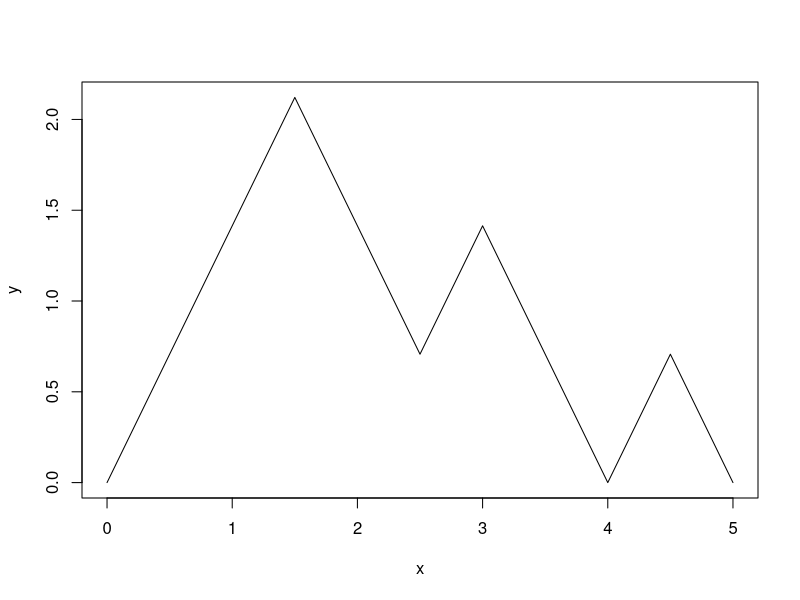
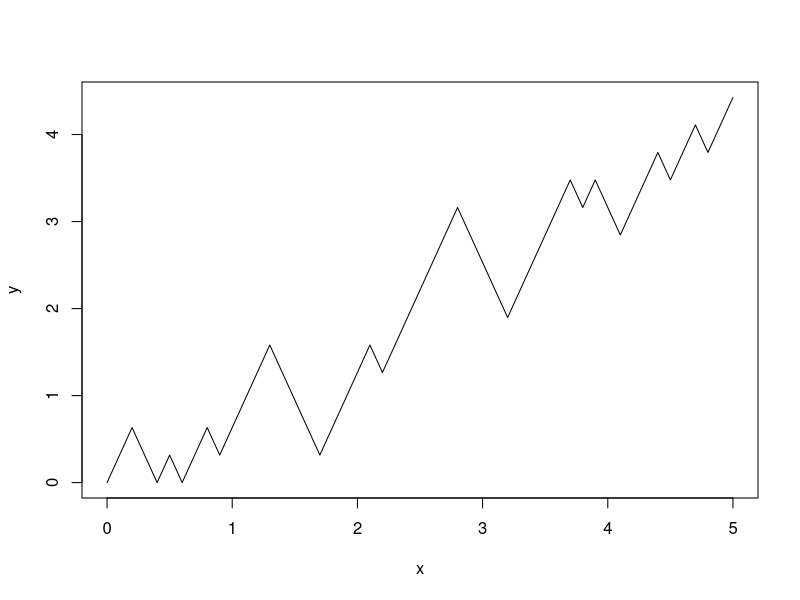
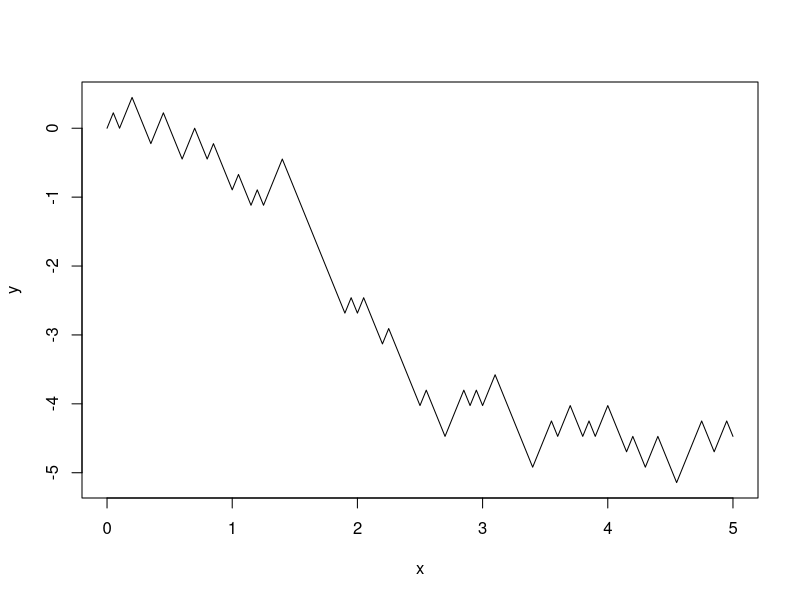
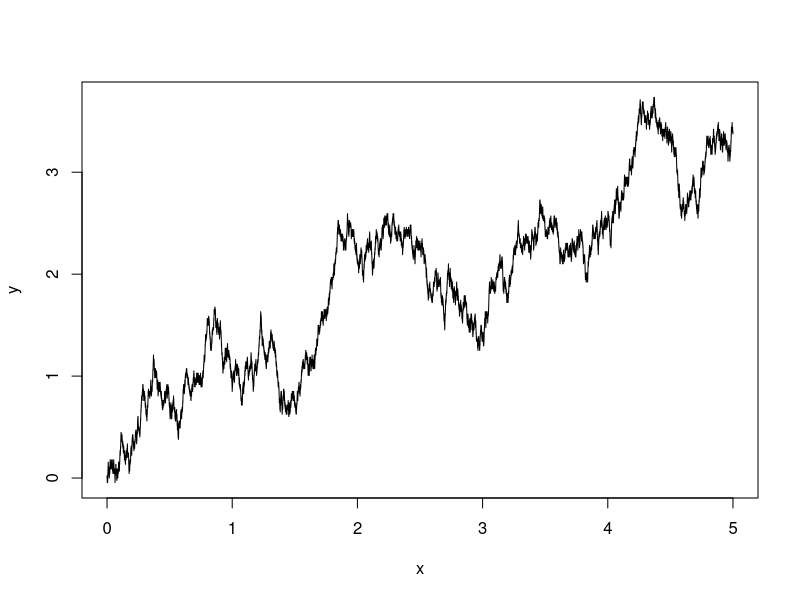
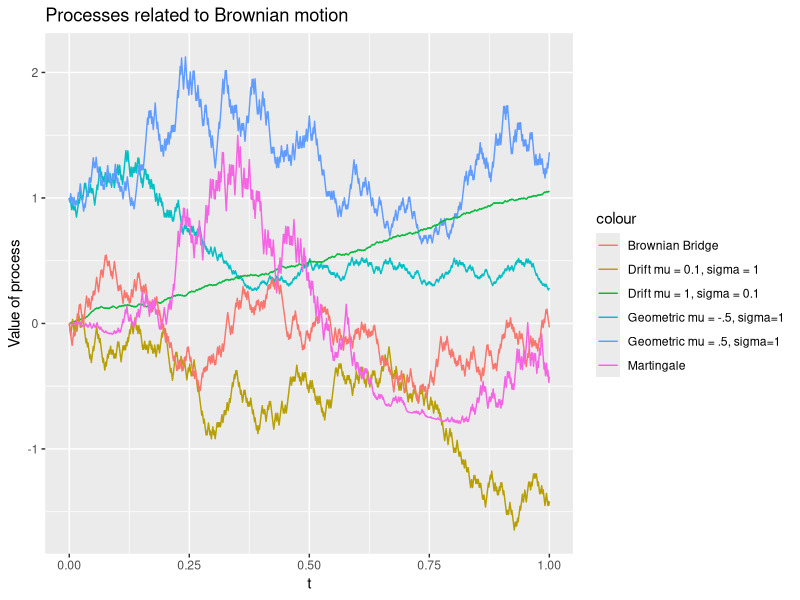

Reproduce these figures in R, in order.
rm(list=ls())
library(ggplot2)

##################
### QUESTION 1 ###
##################

# Exercise 1
r <- 0.04
u <- 1.06
d <- 0.98
(1+r-d)/(u-d) 

# Exercise 2
S0 <- c(20)
S1 <- c(21.2,  19.6)
S2 <- c(22.472,  20.776,  19.208)
S3 <- c(23.82032,  22.02256, 20.36048, 18.82384)
S4 <- c(25.24954,   23.34391,  21.58211, 19.95327, 18.44736)

# Exercise 3
p <- c(0.75, 0.25)
V4 <- c((25.24953-20), (23.34391-20), (21.58211-20), 0, 0)
V3 <- c(p%*%V4[1:2], p%*%V4[2:3], p%*%V4[3:4], p%*%V4[4:5])/(1+r)
V2 <- c(p%*%V3[1:2], p%*%V3[2:3], p%*%V3[3:4])/(1+r)
V1 <- c(p%*%V2[1:2], p%*%V2[2:3])/(1+r)
V0 <- c(p%*%V1[1:2])/(1+r)

# Exercise 4
premFee <- (p[1]^4*V4[1] + p[1]^3*p[2]*4*V4[2] + p[1]^2*p[2]^2*6*V4[3] +
  p[1]*p[2]^3*4*V4[4] + p[2]^4*V4[5])*(1+r)^(-4)

# Exercise 5
a4 <- (u*V4[3] - d*V4[2]) / ((1+r)*(u-d))
b4 <- (V4[2] - V4[3])/(S3[2]*(u-d))

a3 <- (u*V3[3] - d*V3[2]) / ((1+r)*(u-d))
b3 <- (V3[2] - V3[3])/(S2[2]*(u-d))

a2 <- (u*V2[2] - d*V2[1]) / ((1+r)*(u-d))
b2 <- (V2[1] - V2[2])/(S1[1]*(u-d))

a1 <- (u*V1[2] - d*V1[1]) / ((1+r)*(u-d))
b1 <- (V1[1] - V1[2])/(S0[1]*(u-d))


##################
### QUESTION 2 ###
##################

# Part 1

Sn <- function(n,T = 5){
  # Create function that produces random walk with step size sqrt(T/n)
  stepsize <- sqrt(T/n)
  Z <- rbinom(n+1,1,0.5)
  Z[Z==1] <- stepsize
  Z[Z==0] <- -stepsize
  X <- rep(0,n+1)
  for ( i in 1:n+1) { 
    X[i] = X[i-1] + Z[i] }
  return(X)
}

# Now plot the process Sn(t) for n = 10,50,100,1000
y <- Sn(10)
x <- seq(0,5,length.out = length(y))
plot(y=y,x=x,type = 'l')

y <- Sn(50)
x <- seq(0,5,length.out = length(y))
plot(y=y,x=x,type = 'l')

y <- Sn(100)
x <- seq(0,5,length.out = length(y))
plot(y=y,x=x,type = 'l')

y <- Sn(10000)
x <- seq(0,5,length.out = length(y))
plot(y=y,x=x,type = 'l')

######################################
# PART 2
######################################

geometric.brownian <- function(n,T,sigma,mu){
  B <- Sn(n,T)
  t <- seq(0,T,length.out = n+1)
  X <- sigma * B + mu * t
  return(exp(X))
}

brownian.drift <- function(n,T,sigma,mu){
  B <- Sn(n,T)
  t <- seq(0,T,length.out = n+1)
  X <- sigma * B + mu * t
  return(X)
}

brownian.bridge <- function(n,T){
  B <- Sn(n,T)
  t <- seq(0,1,length.out = n+1)
  X <- B - t * B[n]
}

martingale <- function(n,T) {
  B <- Sn(n,T)
  t <- seq(0,T,length.out = n+1)
  return(B^2 - t)
}

n <- 1000
T <- 1
t <- seq(0,T,length.out = n+1)

simulations <- as.data.frame( 
  cbind(
    t,
    geometric.brownian(n,T,sigma = 1, mu = -0.5),
    geometric.brownian(n,T,sigma = 1, mu = 0.5),
    brownian.drift(n,T,sigma = 0.1, mu = 1),
    brownian.drift(n,T,sigma = 1, mu = 0.1),
    brownian.bridge(n,T),
    martingale(n,T)
  )
)

ggplot(data = simulations,aes(x=t,y=V2)) + 
  labs(x='t', y='Value of process', title = 'Processes related to Brownian motion') +
  geom_line(aes(x=t,y=V2,colour='Geometric mu = -.5, sigma=1')) + 
  geom_line(aes(x=t,y=V3,colour='Geometric mu = .5, sigma=1')) + 
  geom_line(aes(x=t,y=V4,colour='Drift mu = 1, sigma = 0.1')) + 
  geom_line(aes(x=t,y=V5,colour='Drift mu = 0.1, sigma = 1')) +
  geom_line(aes(x=t,y=V6,colour='Brownian Bridge')) +
  geom_line(aes(x=t,y=V7,colour='Martingale'))
